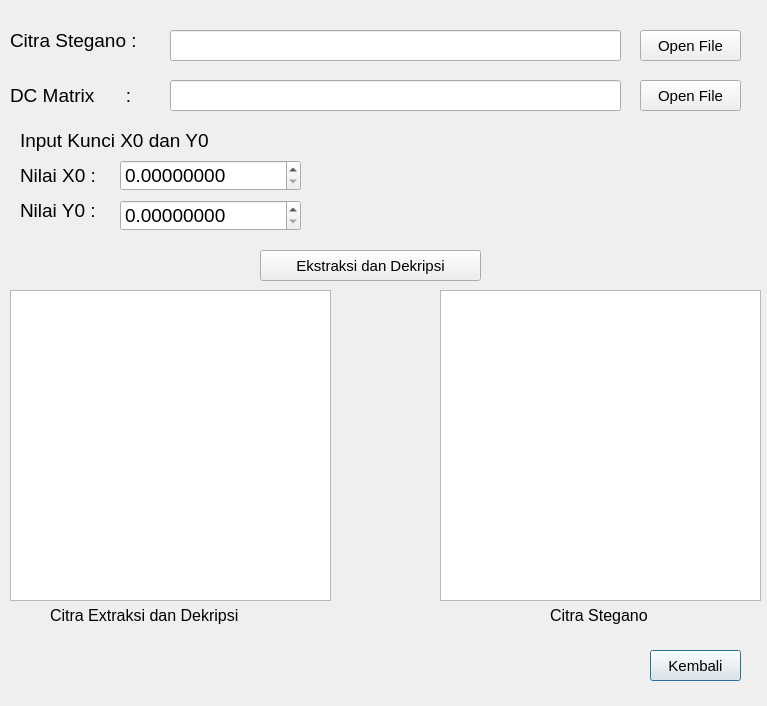
<?xml version="1.0" encoding="UTF-8"?>
<ui version="4.0">
 <class>InputEkstraksiDanDekripsi</class>
 <widget class="QDialog" name="InputEkstraksiDanDekripsi">
  <property name="geometry">
   <rect>
    <x>0</x>
    <y>0</y>
    <width>767</width>
    <height>706</height>
   </rect>
  </property>
  <property name="windowTitle">
   <string>Input Ekstraksi dan Dekripsi</string>
  </property>
  <widget class="QLabel" name="lblNilaiX0">
   <property name="geometry">
    <rect>
     <x>20</x>
     <y>160</y>
     <width>91</width>
     <height>31</height>
    </rect>
   </property>
   <property name="font">
    <font>
     <pointsize>14</pointsize>
    </font>
   </property>
   <property name="text">
    <string>Nilai X0 :</string>
   </property>
  </widget>
  <widget class="QLabel" name="lblNilaiY0">
   <property name="geometry">
    <rect>
     <x>20</x>
     <y>200</y>
     <width>91</width>
     <height>21</height>
    </rect>
   </property>
   <property name="font">
    <font>
     <pointsize>14</pointsize>
    </font>
   </property>
   <property name="text">
    <string>Nilai Y0 :</string>
   </property>
  </widget>
  <widget class="QLabel" name="lblDcmatrix">
   <property name="geometry">
    <rect>
     <x>10</x>
     <y>80</y>
     <width>161</width>
     <height>31</height>
    </rect>
   </property>
   <property name="font">
    <font>
     <pointsize>14</pointsize>
    </font>
   </property>
   <property name="text">
    <string>DC Matrix      :</string>
   </property>
  </widget>
  <widget class="QLabel" name="lblInputKunciX0Y0">
   <property name="geometry">
    <rect>
     <x>20</x>
     <y>125</y>
     <width>251</width>
     <height>31</height>
    </rect>
   </property>
   <property name="font">
    <font>
     <pointsize>14</pointsize>
    </font>
   </property>
   <property name="text">
    <string>Input Kunci X0 dan Y0</string>
   </property>
  </widget>
  <widget class="QDoubleSpinBox" name="doubleSpinBoxX0">
   <property name="geometry">
    <rect>
     <x>120</x>
     <y>160</y>
     <width>181</width>
     <height>31</height>
    </rect>
   </property>
   <property name="font">
    <font>
     <pointsize>14</pointsize>
    </font>
   </property>
   <property name="decimals">
    <number>8</number>
   </property>
   <property name="maximum">
    <double>1.000000000000000</double>
   </property>
   <property name="singleStep">
    <double>0.000001000000000</double>
   </property>
  </widget>
  <widget class="QDoubleSpinBox" name="doubleSpinBoxY0">
   <property name="geometry">
    <rect>
     <x>120</x>
     <y>200</y>
     <width>181</width>
     <height>31</height>
    </rect>
   </property>
   <property name="font">
    <font>
     <pointsize>14</pointsize>
    </font>
   </property>
   <property name="decimals">
    <number>8</number>
   </property>
   <property name="maximum">
    <double>1.000000000000000</double>
   </property>
   <property name="singleStep">
    <double>0.000001000000000</double>
   </property>
  </widget>
  <widget class="QPushButton" name="btnKembali">
   <property name="geometry">
    <rect>
     <x>650</x>
     <y>650</y>
     <width>91</width>
     <height>31</height>
    </rect>
   </property>
   <property name="font">
    <font>
     <pointsize>11</pointsize>
    </font>
   </property>
   <property name="text">
    <string>Kembali</string>
   </property>
  </widget>
  <widget class="QPushButton" name="btnCitraStegano">
   <property name="geometry">
    <rect>
     <x>640</x>
     <y>30</y>
     <width>101</width>
     <height>31</height>
    </rect>
   </property>
   <property name="font">
    <font>
     <pointsize>11</pointsize>
    </font>
   </property>
   <property name="text">
    <string>Open File</string>
   </property>
  </widget>
  <widget class="QLineEdit" name="citraSteganoPath">
   <property name="geometry">
    <rect>
     <x>170</x>
     <y>30</y>
     <width>451</width>
     <height>31</height>
    </rect>
   </property>
  </widget>
  <widget class="QPushButton" name="btnDcMatrix">
   <property name="geometry">
    <rect>
     <x>640</x>
     <y>80</y>
     <width>101</width>
     <height>31</height>
    </rect>
   </property>
   <property name="font">
    <font>
     <pointsize>11</pointsize>
    </font>
   </property>
   <property name="text">
    <string>Open File</string>
   </property>
  </widget>
  <widget class="QLineEdit" name="dcMatrixPath">
   <property name="geometry">
    <rect>
     <x>170</x>
     <y>80</y>
     <width>451</width>
     <height>31</height>
    </rect>
   </property>
  </widget>
  <widget class="QLabel" name="lblCitraStegano">
   <property name="geometry">
    <rect>
     <x>10</x>
     <y>20</y>
     <width>171</width>
     <height>41</height>
    </rect>
   </property>
   <property name="font">
    <font>
     <pointsize>14</pointsize>
    </font>
   </property>
   <property name="text">
    <string>Citra Stegano :</string>
   </property>
  </widget>
  <widget class="QPushButton" name="btnEkstraksiDanDekripsi">
   <property name="geometry">
    <rect>
     <x>260</x>
     <y>250</y>
     <width>221</width>
     <height>31</height>
    </rect>
   </property>
   <property name="font">
    <font>
     <pointsize>11</pointsize>
    </font>
   </property>
   <property name="text">
    <string>Ekstraksi dan Dekripsi</string>
   </property>
  </widget>
  <widget class="QGraphicsView" name="graphicsView">
   <property name="geometry">
    <rect>
     <x>10</x>
     <y>290</y>
     <width>321</width>
     <height>311</height>
    </rect>
   </property>
  </widget>
  <widget class="QLabel" name="lblCitraSteganoview">
   <property name="geometry">
    <rect>
     <x>550</x>
     <y>600</y>
     <width>141</width>
     <height>31</height>
    </rect>
   </property>
   <property name="font">
    <font>
     <pointsize>12</pointsize>
    </font>
   </property>
   <property name="text">
    <string>Citra Stegano</string>
   </property>
  </widget>
  <widget class="QGraphicsView" name="graphicsView_2">
   <property name="geometry">
    <rect>
     <x>440</x>
     <y>290</y>
     <width>321</width>
     <height>311</height>
    </rect>
   </property>
  </widget>
  <widget class="QLabel" name="lblCitraExtract">
   <property name="geometry">
    <rect>
     <x>50</x>
     <y>600</y>
     <width>251</width>
     <height>31</height>
    </rect>
   </property>
   <property name="font">
    <font>
     <pointsize>12</pointsize>
    </font>
   </property>
   <property name="text">
    <string>Citra Extraksi dan Dekripsi</string>
   </property>
  </widget>
 </widget>
 <resources/>
 <connections/>
</ui>
